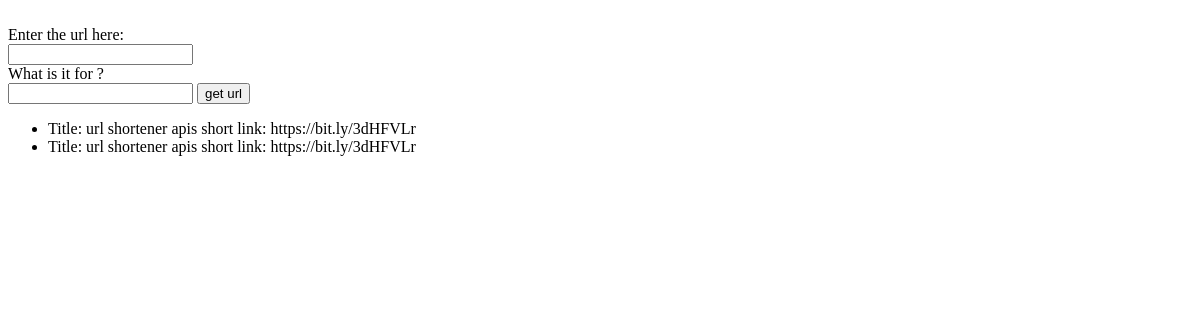
The app's page /, older data.
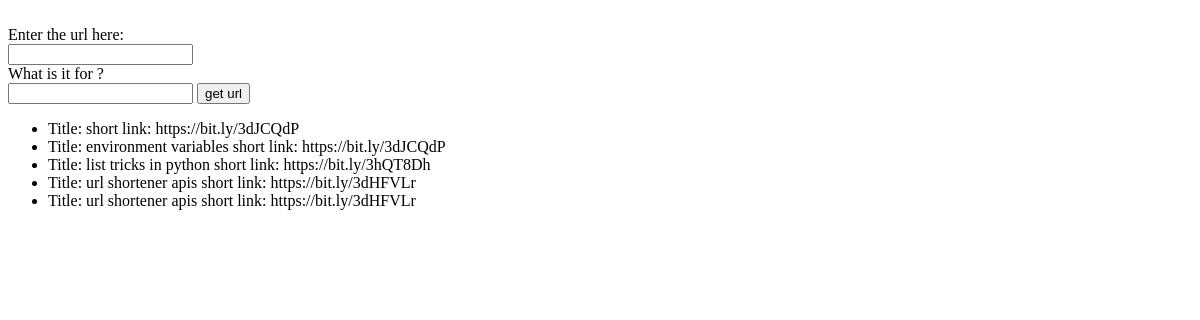
The same page, newer data.
### url_shortenre/models.py (models this page shows, shortened)
class url_strings (models.Model):
    url = models.CharField(max_length=1000)
    url_short = models.CharField(max_length = 100)
    url_title = models.CharField(max_length=20, default = 'random')
    pub_date = models.DateTimeField('date published')

### url_shortenre/views.py (the view)
# urls.py: path('', views.IndexView.as_view(), name='index'),
class IndexView(generic.ListView):
    template_name = 'url_shortener/index.html'
    model = url_strings
    context_object_name = 'short'
    def get_queryset(self):
        return url_strings.objects.filter(
            pub_date__lte = timezone.now()
        ).order_by('-pub_date')[:5]

### url_shortenre/templates/url_shortener/index.html (shortened to what this page needs)
<form action= "{% url 'url_shortenre:short' %}"  method="POST">
    <br>Enter the url here: <br>
    <input type="text" name="post-url">
    <br>What is it for ? <br>
    <input type="text" name="Title">
    <input type="submit" value="get url">
</form>
{% if short %}
    <ul>
        {% for sh in short %}
        <li>Title: {{ sh.url_title }}  short link: {{ sh.url_short }} </li>
        {% endfor %}
    </ul>
{% else %}
    <p>No URLS are available.</p>
{% endif %}

Row changes from the older to the newer data that the page shows:
added url_strings: url_short "https://bit.ly/3dJCQdP"
added url_strings: url_title "environment variables", url_short "https://bit.ly/3dJCQdP"
added url_strings: url_title "list tricks in python", url_short "https://bit.ly/3hQT8Dh"
